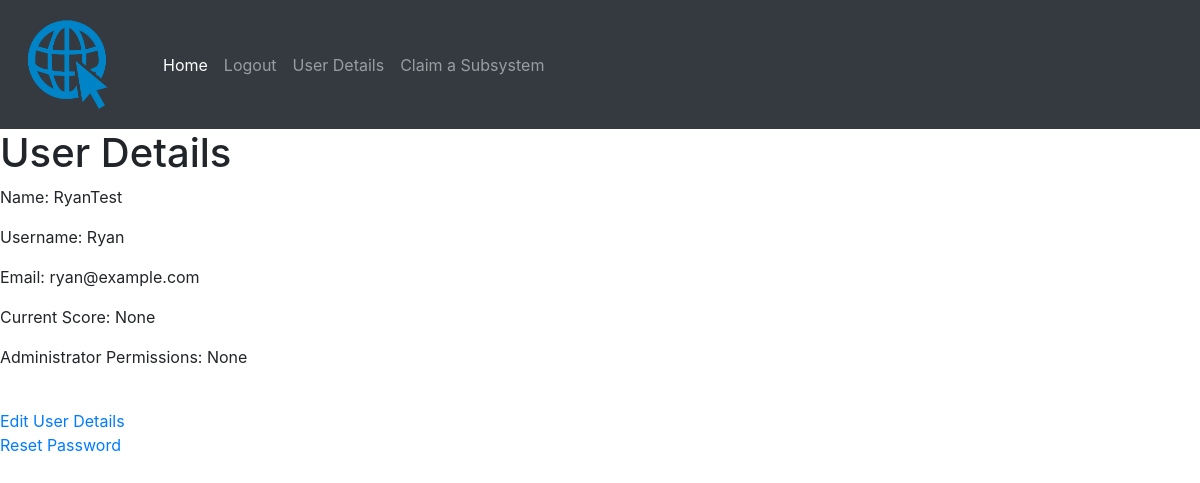
Page /user (signed in) on the committed database.
### models.py (models this page shows, shortened)
class User(UserMixin, db.Model):
    id = db.Column(db.Integer, primary_key=True)
    name = db.Column(db.String(64), index=True, unique=True)
    username = db.Column(db.String(64), index=True, unique=True)
    email = db.Column(db.String(120), index=True, unique=True)
    password_hash = db.Column(db.String(128))
    is_administrator = db.Column(db.Boolean)
    current_score = db.Column(db.Integer)
    def is_admin(self):
        if self.is_administrator == bool('true'):
            print("{} is an Administrator".format(self.username))
            return True
        else:
            print("{} is a Regular User".format(self.username))
            return False

### app.py (the view)
@app.route('/user', )
@login_required
def user_details():
    return render_template("user.html", title="User Details", user=current_user)

### models.py (called while the page is built)
@login.user_loader
def load_user(id):
    return User.query.get(int(id))

### templates/user.html
{% extends 'base.html' %}
{% block header %}
    <h1>{% block title %} {{ title }}   {% endblock %}</h1>
{% endblock %}
{% block content %}
    <p>Name: {{ user.name }}</p>
    <p>Username: {{ user.username }}</p>
    <p>Email: {{ user.email }}</p>
    <p>Current Score: {{ user.current_score }}</p>
    <p>Administrator Permissions: {{ user.is_administrator }}</p>
    <br>
    <a href=\edit_user\{{user.id}}>Edit User Details</a> <br>
    <a href=\reset_password\{{ user.id }}>Reset Password</a>
{% endblock %}

### rows in the picture
User: name "RyanTest", username "Ryan", email "ryan@example.com", is_administrator "None"

### other values in the picture
{{ title }} "User Details"
{{ user.current_score }} "None"
